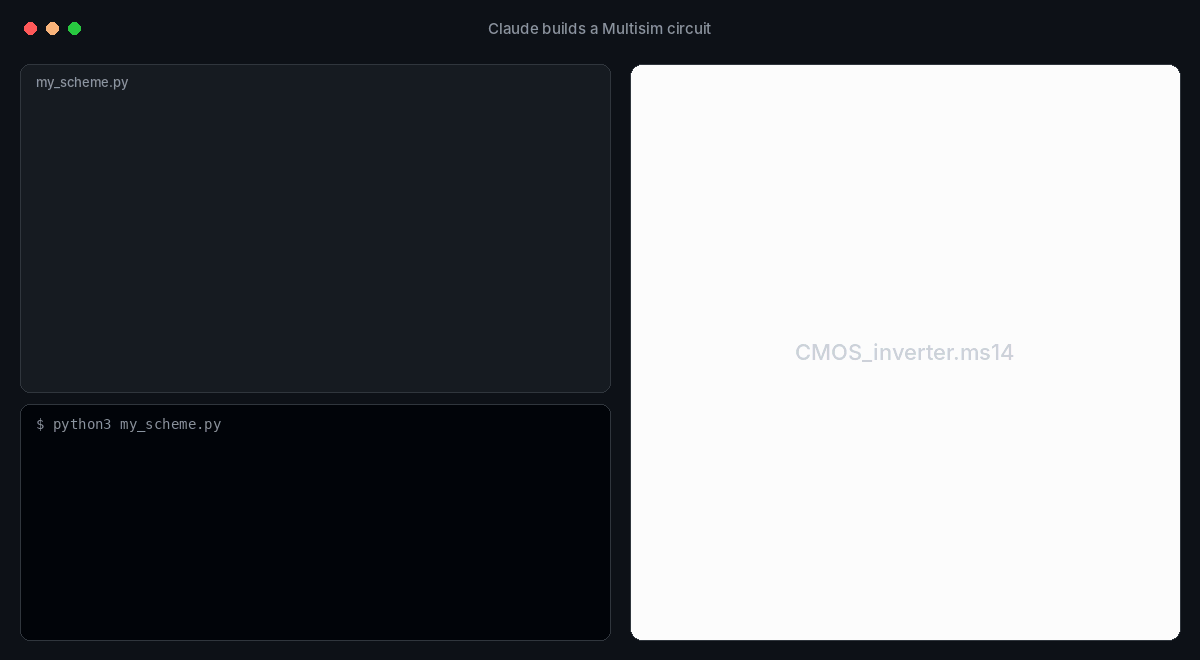
#> input picture docs/assets/demo.gif, 1200 x 660 px
$ python -i make_assets.py   (imports and definitions only)
#> lines starting #> are read from the running program, lines starting #| are printed output that depends on the picture; after the words box and inside, x2 and y2 are one past the last pixel; in counts of white or black regions, pixels touching at a corner belong together
"""Builds the README graphics: docs/assets/demo.gif (a script is typed, built and checked, the circuit appears)
and docs/assets/social-preview.png (the repository card for Settings → Social preview).

    python3 docs/make_assets.py          (from the repository root; needs Pillow, matplotlib, ngspice)
"""
import os, re, sys, subprocess, tempfile
from PIL import Image, ImageDraw, ImageFont

ROOT = os.path.dirname(os.path.dirname(os.path.abspath(__file__)))
SCRIPTS = os.path.join(ROOT, '.claude', 'skills', 'multisim-scheme', 'scripts')
OUT = os.path.join(ROOT, 'docs', 'assets')

INTER = '/usr/share/fonts/opentype/inter/Inter-%s.otf'
MONO = '/usr/share/fonts/truetype/dejavu/DejaVuSansMono.ttf'
def font(weight, size): return ImageFont.truetype(INTER % weight, size)
def mono(size): return ImageFont.truetype(MONO, size)

# GitHub dark palette
BG, PANEL, BORDER = '#0d1117', '#161b22', '#30363d'
TEXT, MUTED, KEY, STR, NUM, FUNC, GREEN, BLUE = '#e6edf3', '#8b949e', '#ff7b72', '#a5d6ff', '#79c0ff', '#d2a8ff', '#3fb950', '#58a6ff'

CODE = """from scheme import *

S = Scheme('CMOS_inverter')
inv = S.block('cmos_inv', 20, 14)
vdd, g = S.vcc(29, -2), S.gnd(29, 30)
x = S.switch('S1', 10, 14)
y = S.meter('XMM1', 36, 14)
S.wires([[x, inv['IN']], [inv['OUT'], y],
         [vdd, inv['VDD']], [inv['GND'], g]])
S.build()"""

# [12 lines left out: function build_example, not called in this run]

def trim(img, pad=24):
    """crop white margins"""
    g = img.convert('L').point(lambda v: 255 if v < 250 else 0)
    x0, y0, x1, y1 = g.getbbox()
    return img.crop((max(0, x0 - pad), max(0, y0 - pad), min(img.width, x1 + pad), min(img.height, y1 + pad)))

def fit(img, w, h):
    k = min(w / img.width, h / img.height)
    return img.resize((int(img.width * k), int(img.height * k)), Image.LANCZOS)

# [7 lines left out: function highlight, not called in this run]

def rounded(d, box, r, fill, outline=None):
    d.rounded_rectangle(box, r, fill=fill, outline=outline, width=1)

# [84 lines left out: functions demo_gif, social_preview, not called in this run]

# [6 lines not run here, left out]

>>> from PIL import Image
>>> picture = Image.open('assets/demo.gif')
#> picture is the input picture: PIL image 1200x660 P; mean R, G, B 108.8, 111.3, 114.8
>>> result = trim(picture)
#> in trim, `g = img.convert('L').point(lambda v: 255 if v < 250 else 0)`:
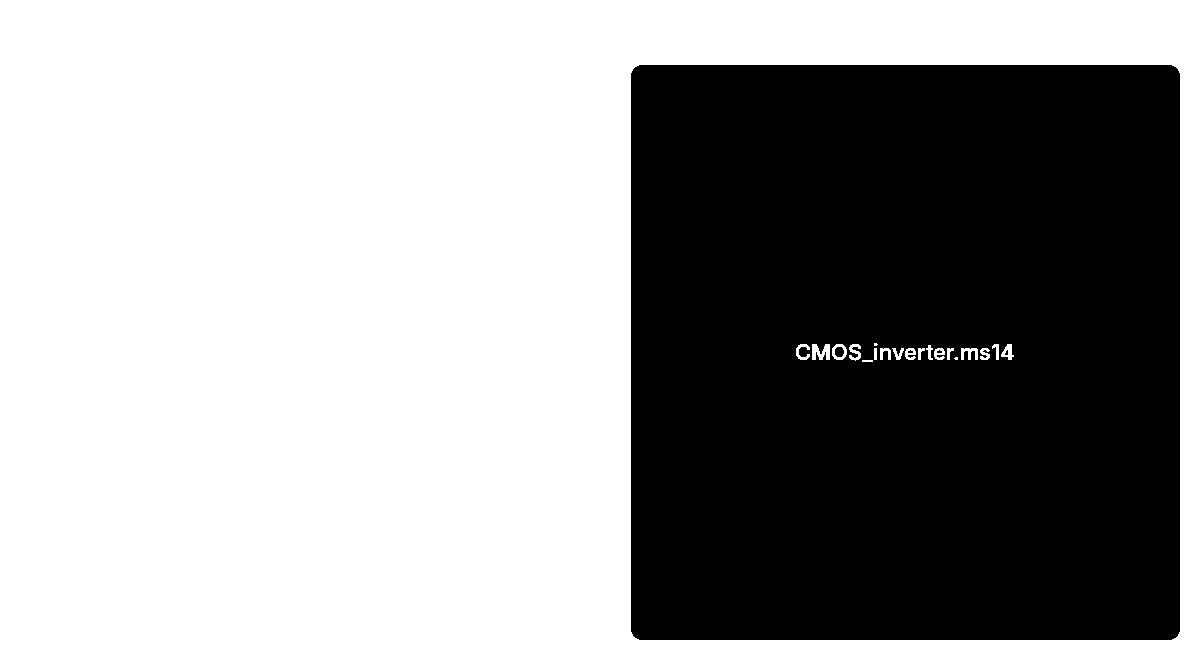
#> g: PIL image 1200x660 L; 60.3% white; 5 black regions (3 under 20 px), largest, box (x1, y1, x2, y2) and area: (631, 65, 1180, 640) 313949, (835, 347, 844, 357) 76
#> in trim, `x0, y0, x1, y1 = g.getbbox()`: x0 = 0; x1 = 1200; y1 = 660
